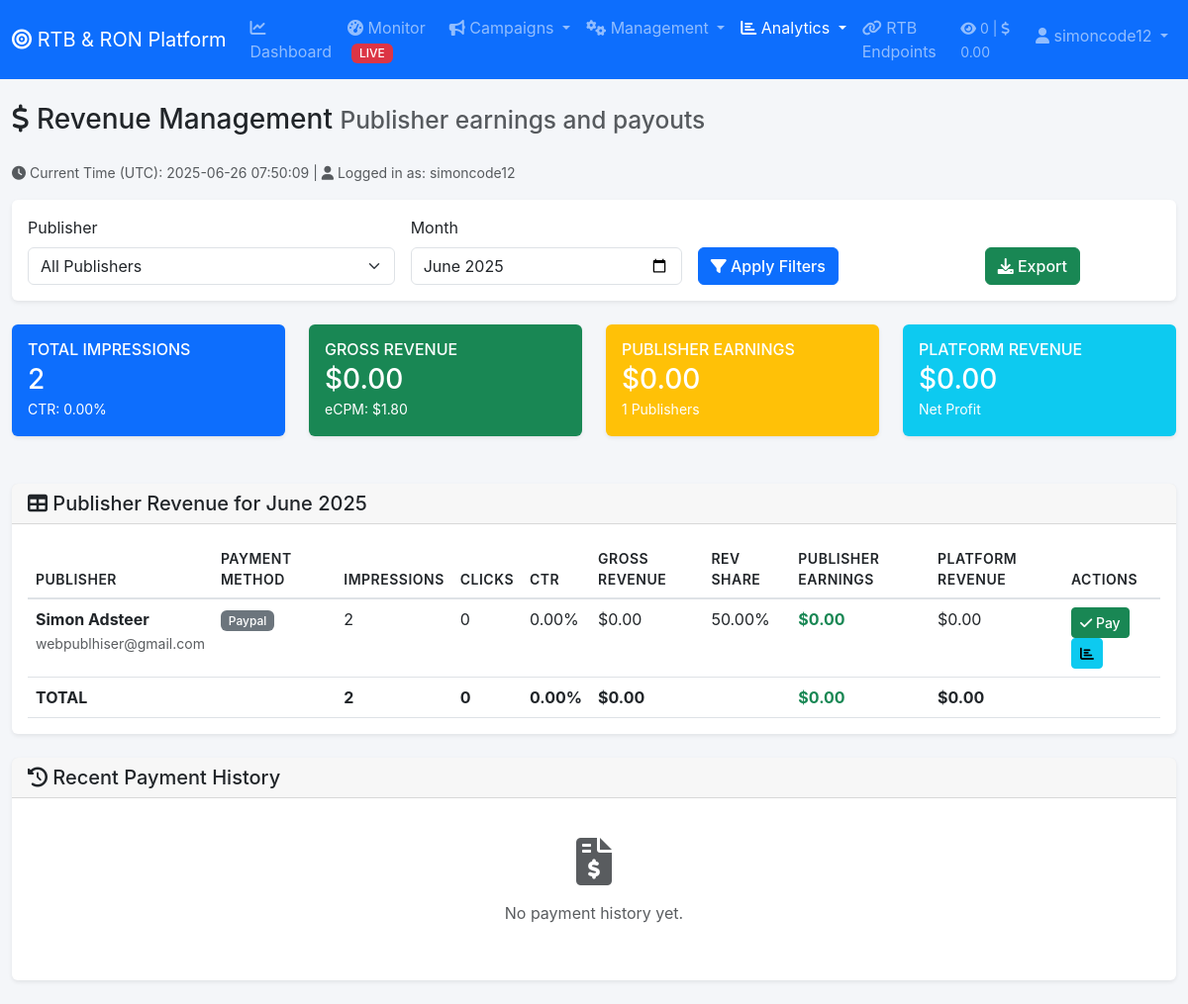
The page /admin/revenue.php (signed in) on the database its author committed.
### tables this page shows
CREATE TABLE `publishers` (
  `id` int(11) NOT NULL,
  `name` varchar(255) NOT NULL,
  `email` varchar(100) DEFAULT NULL,
  `website` varchar(255) DEFAULT NULL,
  `contact_person` varchar(100) DEFAULT NULL,
  `revenue_share` decimal(5,2) DEFAULT 50.00,
  `payment_method` enum('paypal','bank_transfer','wire') DEFAULT 'paypal',
  `payment_details` text DEFAULT NULL,
  `status` enum('active','inactive','pending') DEFAULT 'active',
  `created_at` timestamp NULL DEFAULT current_timestamp(),
  `updated_at` timestamp NULL DEFAULT current_timestamp() ON UPDATE current_timestamp(),
  `notes` text DEFAULT NULL
);

### admin/revenue.php (the view, shortened to what this page needs)
<?php
include 'includes/header.php';
$month = $_GET['month'] ?? date('Y-m');
$start_date = $month . '-01';
$end_date = date('Y-m-t', strtotime($start_date));
$where_clause = "";
$params = [$start_date, $end_date];
$stmt = $pdo->prepare("
    SELECT
        p.id as publisher_id,
        p.name as publisher_name,
        p.email,
        p.revenue_share,
        p.payment_method,
        p.payment_details,
        COUNT(DISTINCT bl.id) as total_impressions,
        SUM(CASE WHEN bl.status = 'click' THEN 1 ELSE 0 END) as total_clicks,
        COALESCE(SUM(bl.win_price), 0) as gross_revenue,
        COALESCE(SUM(bl.win_price * (p.revenue_share / 100)), 0) as publisher_revenue,
        COALESCE(SUM(bl.win_price * ((100 - p.revenue_share) / 100)), 0) as platform_revenue
    FROM publishers p
    LEFT JOIN websites w ON p.id = w.publisher_id
    LEFT JOIN zones z ON w.id = z.website_id
    LEFT JOIN bid_logs bl ON z.id = bl.zone_id
        AND bl.status IN ('win', 'click')
        AND DATE(bl.created_at) BETWEEN ? AND ?
    WHERE p.status = 'active'
    $where_clause
    GROUP BY p.id
    HAVING gross_revenue > 0
    ORDER BY publisher_revenue DESC
");
$stmt->execute($params);
$revenue_data = $stmt->fetchAll(PDO::FETCH_ASSOC);
$totals = [
    'impressions' => array_sum(array_column($revenue_data, 'total_impressions')),
    'clicks' => array_sum(array_column($revenue_data, 'total_clicks')),
    'gross_revenue' => array_sum(array_column($revenue_data, 'gross_revenue')),
    'publisher_revenue' => array_sum(array_column($revenue_data, 'publisher_revenue')),
    'platform_revenue' => array_sum(array_column($revenue_data, 'platform_revenue'))
];
$payment_history = $pdo->query("
    SELECT
        pr.*,
        p.name as publisher_name
    FROM publisher_payments pr
    JOIN publishers p ON pr.publisher_id = p.id
    ORDER BY pr.created_at DESC
    LIMIT 20
")->fetchAll(PDO::FETCH_ASSOC);
?>
<div class="row">
    <div class="col-12">
        <h1 class="h3 mb-4">
            <i class="fas fa-dollar-sign"></i> Revenue Management
            <small class="text-muted">Publisher earnings and payouts</small>
        </h1>
        <div class="text-muted mb-3">
            <small>
                <i class="fas fa-clock"></i> Current Time (UTC): <?php echo date('Y-m-d H:i:s'); ?> |
                <i class="fas fa-user"></i> Logged in as: <?php echo htmlspecialchars($_SESSION['username']); ?>
            </small>
        </div>
    </div>
</div>
<div class="card mb-4">
    <div class="card-body">
        <form method="GET" class="row g-3">
            <div class="col-md-4">
                <label for="publisher_id" class="form-label">Publisher</label>
                <select class="form-select" name="publisher_id" id="publisher_id">
                    <option value="0">All Publishers</option>
                </select>
            </div>
            <div class="col-md-3">
                <label for="month" class="form-label">Month</label>
                <input type="month" class="form-control" name="month" id="month" value="<?php echo $month; ?>">
            </div>
            <div class="col-md-3">
                <label class="form-label">&nbsp;</label>
                <button type="submit" class="btn btn-primary d-block">
                    <i class="fas fa-filter"></i> Apply Filters
                </button>
            </div>
            <div class="col-md-2">
                <label class="form-label">&nbsp;</label>
                <button type="button" class="btn btn-success d-block" onclick="exportRevenue()">
                    <i class="fas fa-download"></i> Export
                </button>
            </div>
        </form>
    </div>
</div>
<div class="row mb-4">
    <div class="col-md-3">
        <div class="card bg-primary text-white">
            <div class="card-body">
                <h6 class="text-uppercase mb-1">Total Impressions</h6>
                <h3 class="mb-0"><?php echo number_format($totals['impressions']); ?></h3>
                <small>CTR: <?php echo $totals['impressions'] > 0 ? number_format(($totals['clicks'] / $totals['impressions']) * 100, 2) : '0.00'; ?>%</small>
            </div>
        </div>
    </div>
    <div class="col-md-3">
        <div class="card bg-success text-white">
            <div class="card-body">
                <h6 class="text-uppercase mb-1">Gross Revenue</h6>
                <h3 class="mb-0">$<?php echo number_format($totals['gross_revenue'], 2); ?></h3>
                <small>eCPM: $<?php echo $totals['impressions'] > 0 ? number_format(($totals['gross_revenue'] / $totals['impressions']) * 1000, 2) : '0.00'; ?></small>
            </div>
        </div>
    </div>
    <div class="col-md-3">
        <div class="card bg-warning text-white">
            <div class="card-body">
                <h6 class="text-uppercase mb-1">Publisher Earnings</h6>
                <h3 class="mb-0">$<?php echo number_format($totals['publisher_revenue'], 2); ?></h3>
                <small><?php echo count($revenue_data); ?> Publishers</small>
            </div>
        </div>
    </div>
    <div class="col-md-3">
        <div class="card bg-info text-white">
            <div class="card-body">
                <h6 class="text-uppercase mb-1">Platform Revenue</h6>
                <h3 class="mb-0">$<?php echo number_format($totals['platform_revenue'], 2); ?></h3>
                <small>Net Profit</small>
            </div>
        </div>
    </div>
</div>
<div class="card mb-4">
    <div class="card-header">
        <h5 class="mb-0">
            <i class="fas fa-table"></i> Publisher Revenue for <?php echo date('F Y', strtotime($start_date)); ?>
        </h5>
    </div>
    <div class="card-body">
        <?php if (empty($revenue_data)): ?>
            <div class="text-center py-4">
                <i class="fas fa-chart-line fa-3x text-muted mb-3"></i>
                <p class="text-muted">No revenue data for the selected period.</p>
            </div>
        <?php else: ?>
            <div class="table-responsive">
                <table class="table table-hover">
                    <thead>
                        <tr>
                            <th>Publisher</th>
                            <th>Payment Method</th>
                            <th>Impressions</th>
                            <th>Clicks</th>
                            <th>CTR</th>
                            <th>Gross Revenue</th>
                            <th>Rev Share</th>
                            <th>Publisher Earnings</th>
                            <th>Platform Revenue</th>
                            <th>Actions</th>
                        </tr>
                    </thead>
                    <tbody>
                        <?php foreach ($revenue_data as $row): ?>
                        <tr>
                            <td>
                                <div>
                                    <strong><?php echo htmlspecialchars($row['publisher_name']); ?></strong><br>
                                    <small class="text-muted"><?php echo htmlspecialchars($row['email']); ?></small>
                                </div>
                            </td>
                            <td>
                                <span class="badge bg-secondary">
                                    <?php echo ucfirst($row['payment_method']); ?>
                                </span>
                            </td>
                            <td><?php echo number_format($row['total_impressions']); ?></td>
                            <td><?php echo number_format($row['total_clicks']); ?></td>
                            <td>
                                <?php
                                $ctr = $row['total_impressions'] > 0 ?
                                    ($row['total_clicks'] / $row['total_impressions']) * 100 : 0;
                                echo number_format($ctr, 2) . '%';
                                ?>
                            </td>
                            <td>$<?php echo number_format($row['gross_revenue'], 2); ?></td>
                            <td><?php echo $row['revenue_share']; ?>%</td>
                            <td class="text-success">
                                <strong>$<?php echo number_format($row['publisher_revenue'], 2); ?></strong>
                            </td>
                            <td>$<?php echo number_format($row['platform_revenue'], 2); ?></td>
                            <td>
                                <button class="btn btn-sm btn-success"
                                        onclick="markPaid(<?php echo $row['publisher_id']; ?>, '<?php echo htmlspecialchars($row['publisher_name']); ?>', <?php echo $row['publisher_revenue']; ?>, '<?php echo $row['payment_method']; ?>')">
                                    <i class="fas fa-check"></i> Pay
                                </button>
                                <a href="reports.php?type=publisher&entity_id=<?php echo $row['publisher_id']; ?>&start_date=<?php echo $start_date; ?>&end_date=<?php echo $end_date; ?>"
                                   class="btn btn-sm btn-info">
                                    <i class="fas fa-chart-bar"></i>
                                </a>
                            </td>
                        </tr>
                        <?php endforeach; ?>
                    </tbody>
                    <tfoot>
                        <tr class="fw-bold">
                            <td>TOTAL</td>
                            <td></td>
                            <td><?php echo number_format($totals['impressions']); ?></td>
                            <td><?php echo number_format($totals['clicks']); ?></td>
                            <td>
                                <?php
                                $total_ctr = $totals['impressions'] > 0 ?
                                    ($totals['clicks'] / $totals['impressions']) * 100 : 0;
                                echo number_format($total_ctr, 2) . '%';
                                ?>
                            </td>
                            <td>$<?php echo number_format($totals['gross_revenue'], 2); ?></td>
                            <td></td>
                            <td class="text-success">$<?php echo number_format($totals['publisher_revenue'], 2); ?></td>
                            <td>$<?php echo number_format($totals['platform_revenue'], 2); ?></td>
                            <td></td>
                        </tr>
                    </tfoot>
                </table>
            </div>
        <?php endif; ?>
    </div>
</div>
<div class="card">
    <div class="card-header">
        <h5 class="mb-0">
            <i class="fas fa-history"></i> Recent Payment History
        </h5>
    </div>
    <div class="card-body">
        <?php if (empty($payment_history)): ?>
            <div class="text-center py-4">
                <i class="fas fa-file-invoice-dollar fa-3x text-muted mb-3"></i>
                <p class="text-muted">No payment history yet.</p>
            </div>
        <?php endif; ?>
    </div>
</div>
<?php include 'includes/footer.php'; ?>

### asset/css/style.css (style rules this page uses)
:root { --primary-color: #0d6efd; --secondary-color: #6c757d; --success-color: #198754; --info-color: #0dcaf0; --warning-color: #ffc107; --danger-color: #dc3545; --light-color: #f8f9fa; --dark-color: #212529; --sidebar-width: 280px; --header-height: 56px; }
body { font-family: -apple-system, BlinkMacSystemFont, "Segoe UI", Roboto, "Helvetica Neue", Arial, sans-serif; background-color: #f4f6f9; min-height: 100vh; }
.card { border: none; box-shadow: 0 0.125rem 0.25rem rgba(0, 0, 0, 0.075); transition: transform 0.2s, box-shadow 0.2s; margin-bottom: 1.5rem; }
.card-header { background-color: rgba(0, 0, 0, 0.03); border-bottom: 1px solid rgba(0, 0, 0, 0.125); font-weight: 600; }
.table { margin-bottom: 0; }
.table thead th { border-bottom: 2px solid #dee2e6; font-weight: 600; text-transform: uppercase; font-size: 0.875rem; letter-spacing: 0.5px; }
.btn { font-weight: 500; transition: all 0.2s; }
.btn-sm { font-size: 0.875rem; }
.badge { font-weight: 500; padding: 0.35em 0.65em; }

### rows shown on the page
publishers: name "Simon Adsteer", email "webpublhiser@gmail.com", payment_method "Paypal", total_impressions "2", total_clicks "0", ctr "0.00", gross_revenue "0.00", revenue_share "50.00", publisher_revenue "0.00", platform_revenue "0.00"

### other values the page prints
$today_stats['impressions'] "0"
$today_stats['revenue'] "0.00"
$_SESSION['username'] "simoncode12"
$totals['impressions'] "2"
$totals['gross_revenue'] "0.00"
$totals['publisher_revenue'] "0.00"
count($revenue_data) "1"
$totals['platform_revenue'] "0.00"
date('F Y', strtotime($start_date)) "June 2025"
$totals['clicks'] "0"
$total_ctr "0.00"
